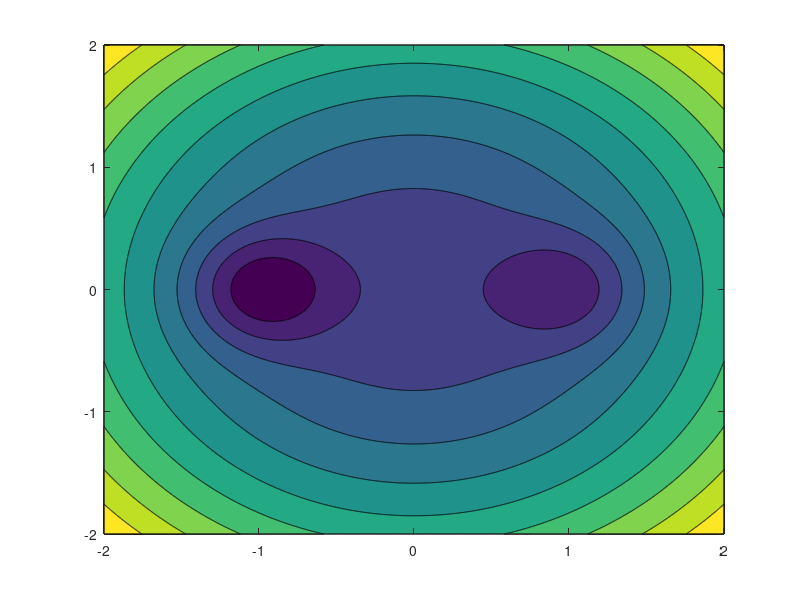

Here is the MATLAB script that generated this plot:
% f = @(x) -2 .* exp(-((x(1) - 1).^2 + x(2).^2)) + -3 .* exp(-((x(1) + 1).^2 + x(2).^2)) + x(1).^2 + x(2).^2;
f = @(x1, x2) -2 .* exp(-((x1 - 1).^2 + x2.^2) ./ .2) + -3 .* exp(-((x1 + 1).^2 + x2.^2) ./ .2) + x1.^2 + x2.^2;
[X, Y] = meshgrid(-2:0.001:2);
z = f(X,Y);
%fminsearch(f, [0.5, -1]);
%fminsearch(f, [0.5, 1]);
contourf(X,Y,z,10)